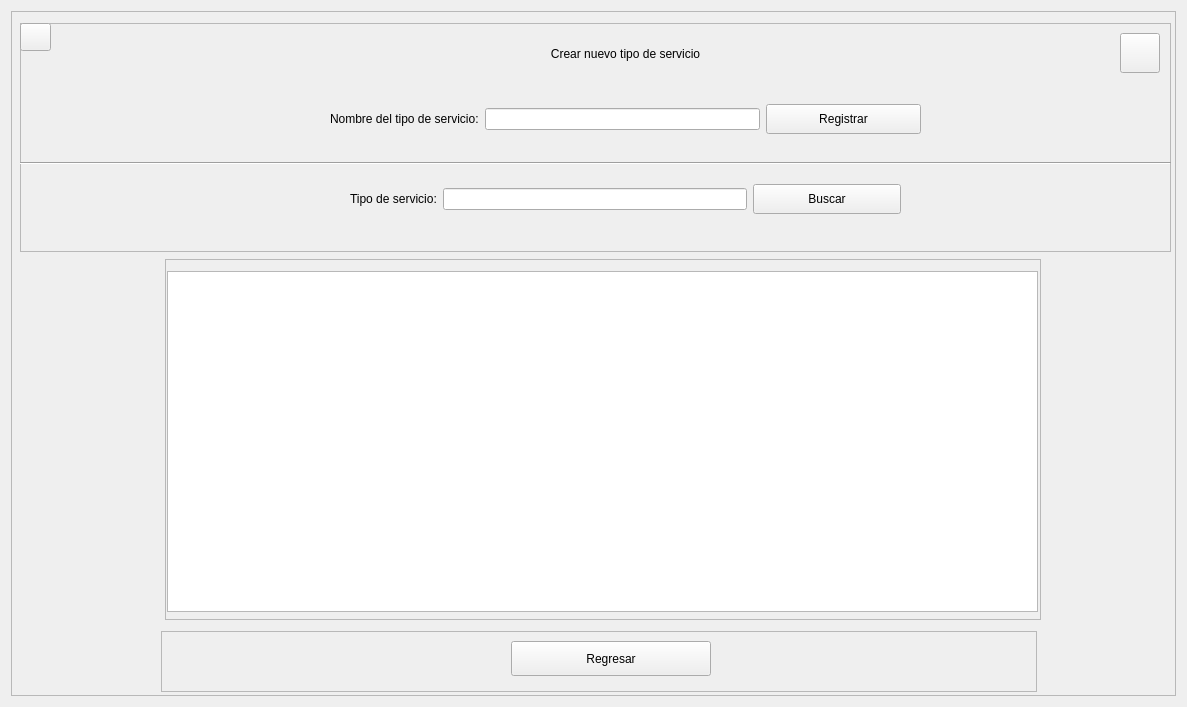
     <widget class="QWidget" name="paginaTiposServicio">
      <layout class="QVBoxLayout" name="verticalLayout_9">
       <item alignment="Qt::AlignHCenter">
        <widget class="QFrame" name="frameGeneralTipoServicio">
         <property name="minimumSize">
          <size>
           <width>1165</width>
           <height>685</height>
          </size>
         </property>
         <property name="maximumSize">
          <size>
           <width>1184</width>
           <height>685</height>
          </size>
         </property>
         <property name="frameShape">
          <enum>QFrame::StyledPanel</enum>
         </property>
         <property name="frameShadow">
          <enum>QFrame::Raised</enum>
         </property>
         <widget class="QFrame" name="frameSuperiorTipoServicio">
          <property name="geometry">
           <rect>
            <x>9</x>
            <y>12</y>
            <width>1151</width>
            <height>229</height>
           </rect>
          </property>
          <property name="minimumSize">
           <size>
            <width>876</width>
            <height>0</height>
           </size>
          </property>
          <property name="frameShape">
           <enum>QFrame::StyledPanel</enum>
          </property>
          <property name="frameShadow">
           <enum>QFrame::Raised</enum>
          </property>
          <widget class="QLabel" name="labelTituloRegistrarTipoServicio">
           <property name="geometry">
            <rect>
             <x>310</x>
             <y>10</y>
             <width>591</width>
             <height>41</height>
            </rect>
           </property>
           <property name="text">
            <string>Crear nuevo tipo de servicio</string>
           </property>
           <property name="alignment">
            <set>Qt::AlignCenter</set>
           </property>
          </widget>
          <widget class="Line" name="lineaSeparadoraSeccionTipoServicio">
           <property name="geometry">
            <rect>
             <x>0</x>
             <y>130</y>
             <width>1151</width>
             <height>20</height>
            </rect>
           </property>
           <property name="orientation">
            <enum>Qt::Horizontal</enum>
           </property>
          </widget>
          <widget class="QWidget" name="layoutWidget">
           <property name="geometry">
            <rect>
             <x>310</x>
             <y>80</y>
             <width>591</width>
             <height>32</height>
            </rect>
           </property>
           <layout class="QHBoxLayout" name="hlRegistrarTipoServicio">
            <item>
             <widget class="QLabel" name="labelCampoTipoServicio">
              <property name="text">
               <string>Nombre del tipo de servicio:</string>
              </property>
             </widget>
            </item>
            <item>
             <widget class="QLineEdit" name="inputRegistrarTipoServicio"/>
            </item>
            <item>
             <widget class="QPushButton" name="botonRegistrarTipoServicio">
              <property name="minimumSize">
               <size>
                <width>155</width>
                <height>30</height>
               </size>
              </property>
              <property name="cursor">
               <cursorShape>PointingHandCursor</cursorShape>
              </property>
              <property name="text">
               <string>Registrar</string>
              </property>
             </widget>
            </item>
           </layout>
          </widget>
          <widget class="QWidget" name="layoutWidget">
           <property name="geometry">
            <rect>
             <x>330</x>
             <y>160</y>
             <width>551</width>
             <height>32</height>
            </rect>
           </property>
           <layout class="QHBoxLayout" name="hlFiltrarTipoServicio">
            <item>
             <widget class="QLabel" name="labelFiltroTipoServicio">
              <property name="text">
               <string>Tipo de servicio:</string>
              </property>
             </widget>
            </item>
            <item>
             <widget class="QLineEdit" name="inputFiltroTipoServicio"/>
            </item>
            <item>
             <widget class="QPushButton" name="botonBuscarTipoServicio">
              <property name="sizePolicy">
               <sizepolicy hsizetype="Minimum" vsizetype="Fixed">
                <horstretch>0</horstretch>
                <verstretch>0</verstretch>
               </sizepolicy>
              </property>
              <property name="minimumSize">
               <size>
                <width>148</width>
                <height>30</height>
               </size>
              </property>
              <property name="cursor">
               <cursorShape>PointingHandCursor</cursorShape>
              </property>
              <property name="text">
               <string>Buscar</string>
              </property>
             </widget>
            </item>
           </layout>
          </widget>
          <widget class="QLabel" name="labelFiltroSeccionTipoServicio">
           <property name="geometry">
            <rect>
             <x>310</x>
             <y>200</y>
             <width>591</width>
             <height>20</height>
            </rect>
           </property>
           <property name="text">
            <string/>
           </property>
           <property name="alignment">
            <set>Qt::AlignCenter</set>
           </property>
          </widget>
          <widget class="QPushButton" name="botonRefrescarTiposServicio">
           <property name="geometry">
            <rect>
             <x>0</x>
             <y>0</y>
             <width>31</width>
             <height>28</height>
            </rect>
           </property>
           <property name="cursor">
            <cursorShape>PointingHandCursor</cursorShape>
           </property>
           <property name="styleSheet">
            <string notr="true"/>
           </property>
           <property name="text">
            <string/>
           </property>
           <property name="icon">
            <iconset resource="../../../recursos/qtRecursosIconos.qrc">
             <normaloff>:/iconos/iconos/reload.png</normaloff>:/iconos/iconos/reload.png</iconset>
           </property>
          </widget>
          <widget class="QPushButton" name="botonManualUsuarioSeccionTipoServicio">
           <property name="geometry">
            <rect>
             <x>1100</x>
             <y>10</y>
             <width>40</width>
             <height>40</height>
            </rect>
           </property>
           <property name="cursor">
            <cursorShape>PointingHandCursor</cursorShape>
           </property>
           <property name="styleSheet">
            <string notr="true"/>
           </property>
           <property name="text">
            <string/>
           </property>
          </widget>
         </widget>
         <widget class="QFrame" name="frameRegistrosTipoServicio">
          <property name="geometry">
           <rect>
            <x>154</x>
            <y>248</y>
            <width>876</width>
            <height>361</height>
           </rect>
          </property>
          <property name="maximumSize">
           <size>
            <width>876</width>
            <height>450</height>
           </size>
          </property>
          <property name="frameShape">
           <enum>QFrame::StyledPanel</enum>
          </property>
          <property name="frameShadow">
           <enum>QFrame::Raised</enum>
          </property>
          <widget class="QTableView" name="tvRegistrosTipoServicio">
           <property name="geometry">
            <rect>
             <x>2</x>
             <y>12</y>
             <width>871</width>
             <height>341</height>
            </rect>
           </property>
           <property name="maximumSize">
            <size>
             <width>16777215</width>
             <height>430</height>
            </size>
           </property>
           <attribute name="verticalHeaderVisible">
            <bool>false</bool>
           </attribute>
          </widget>
         </widget>
         <widget class="QFrame" name="frameInferiorTipoServicio">
          <property name="geometry">
           <rect>
            <x>150</x>
            <y>620</y>
            <width>876</width>
            <height>61</height>
           </rect>
          </property>
          <property name="maximumSize">
           <size>
            <width>876</width>
            <height>130</height>
           </size>
          </property>
          <property name="frameShape">
           <enum>QFrame::StyledPanel</enum>
          </property>
          <property name="frameShadow">
           <enum>QFrame::Raised</enum>
          </property>
          <widget class="QPushButton" name="botonRegresarSeccionTipoServicio">
           <property name="geometry">
            <rect>
             <x>350</x>
             <y>10</y>
             <width>200</width>
             <height>35</height>
            </rect>
           </property>
           <property name="minimumSize">
            <size>
             <width>200</width>
             <height>35</height>
            </size>
           </property>
           <property name="cursor">
            <cursorShape>PointingHandCursor</cursorShape>
           </property>
           <property name="text">
            <string>Regresar</string>
           </property>
          </widget>
         </widget>
        </widget>
       </item>
      </layout>
     </widget>
